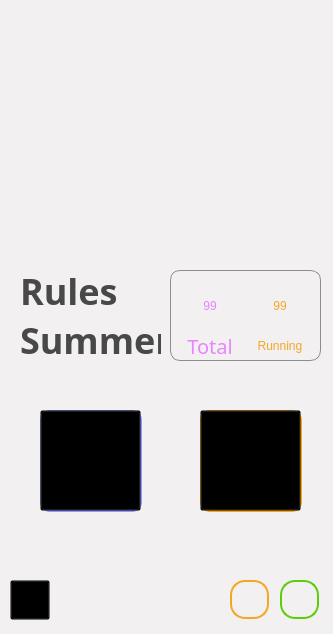
<?xml version="1.0" encoding="UTF-8"?>
<ui version="4.0">
 <class>MainWindow</class>
 <widget class="QMainWindow" name="MainWindow">
  <property name="enabled">
   <bool>true</bool>
  </property>
  <property name="geometry">
   <rect>
    <x>0</x>
    <y>0</y>
    <width>333</width>
    <height>634</height>
   </rect>
  </property>
  <property name="sizePolicy">
   <sizepolicy hsizetype="Fixed" vsizetype="Fixed">
    <horstretch>0</horstretch>
    <verstretch>0</verstretch>
   </sizepolicy>
  </property>
  <property name="palette">
   <palette>
    <active>
     <colorrole role="WindowText">
      <brush brushstyle="SolidPattern">
       <color alpha="255">
        <red>72</red>
        <green>72</green>
        <blue>72</blue>
       </color>
      </brush>
     </colorrole>
     <colorrole role="Text">
      <brush brushstyle="SolidPattern">
       <color alpha="255">
        <red>72</red>
        <green>72</green>
        <blue>72</blue>
       </color>
      </brush>
     </colorrole>
     <colorrole role="ButtonText">
      <brush brushstyle="SolidPattern">
       <color alpha="255">
        <red>72</red>
        <green>72</green>
        <blue>72</blue>
       </color>
      </brush>
     </colorrole>
     <colorrole role="Base">
      <brush brushstyle="SolidPattern">
       <color alpha="255">
        <red>245</red>
        <green>243</green>
        <blue>247</blue>
       </color>
      </brush>
     </colorrole>
     <colorrole role="Window">
      <brush brushstyle="SolidPattern">
       <color alpha="255">
        <red>242</red>
        <green>240</green>
        <blue>241</blue>
       </color>
      </brush>
     </colorrole>
    </active>
    <inactive>
     <colorrole role="WindowText">
      <brush brushstyle="SolidPattern">
       <color alpha="255">
        <red>72</red>
        <green>72</green>
        <blue>72</blue>
       </color>
      </brush>
     </colorrole>
     <colorrole role="Text">
      <brush brushstyle="SolidPattern">
       <color alpha="255">
        <red>72</red>
        <green>72</green>
        <blue>72</blue>
       </color>
      </brush>
     </colorrole>
     <colorrole role="ButtonText">
      <brush brushstyle="SolidPattern">
       <color alpha="255">
        <red>72</red>
        <green>72</green>
        <blue>72</blue>
       </color>
      </brush>
     </colorrole>
     <colorrole role="Base">
      <brush brushstyle="SolidPattern">
       <color alpha="255">
        <red>245</red>
        <green>243</green>
        <blue>247</blue>
       </color>
      </brush>
     </colorrole>
     <colorrole role="Window">
      <brush brushstyle="SolidPattern">
       <color alpha="255">
        <red>242</red>
        <green>240</green>
        <blue>241</blue>
       </color>
      </brush>
     </colorrole>
    </inactive>
    <disabled>
     <colorrole role="WindowText">
      <brush brushstyle="SolidPattern">
       <color alpha="255">
        <red>127</red>
        <green>127</green>
        <blue>127</blue>
       </color>
      </brush>
     </colorrole>
     <colorrole role="Text">
      <brush brushstyle="SolidPattern">
       <color alpha="255">
        <red>127</red>
        <green>127</green>
        <blue>127</blue>
       </color>
      </brush>
     </colorrole>
     <colorrole role="ButtonText">
      <brush brushstyle="SolidPattern">
       <color alpha="255">
        <red>148</red>
        <green>148</green>
        <blue>148</blue>
       </color>
      </brush>
     </colorrole>
     <colorrole role="Base">
      <brush brushstyle="SolidPattern">
       <color alpha="255">
        <red>242</red>
        <green>240</green>
        <blue>241</blue>
       </color>
      </brush>
     </colorrole>
     <colorrole role="Window">
      <brush brushstyle="SolidPattern">
       <color alpha="255">
        <red>242</red>
        <green>240</green>
        <blue>241</blue>
       </color>
      </brush>
     </colorrole>
    </disabled>
   </palette>
  </property>
  <property name="font">
   <font>
    <family>Poppins</family>
    <pointsize>12</pointsize>
    <weight>50</weight>
    <italic>false</italic>
    <bold>false</bold>
   </font>
  </property>
  <property name="mouseTracking">
   <bool>false</bool>
  </property>
  <property name="windowTitle">
   <string>MainWindow</string>
  </property>
  <property name="styleSheet">
   <string notr="true">font: 12pt &quot;Poppins&quot;;
</string>
  </property>
  <property name="tabShape">
   <enum>QTabWidget::Rounded</enum>
  </property>
  <widget class="QWidget" name="centralwidget">
   <widget class="QLabel" name="label">
    <property name="geometry">
     <rect>
      <x>20</x>
      <y>270</y>
      <width>141</width>
      <height>91</height>
     </rect>
    </property>
    <property name="font">
     <font>
      <family>Poppins</family>
      <pointsize>27</pointsize>
      <weight>75</weight>
      <italic>false</italic>
      <bold>true</bold>
     </font>
    </property>
    <property name="styleSheet">
     <string notr="true">font: Bold 27pt &quot;Poppins&quot;;
color : #484848;
</string>
    </property>
    <property name="text">
     <string>Rules Summery</string>
    </property>
    <property name="wordWrap">
     <bool>true</bool>
    </property>
   </widget>
   <widget class="QFrame" name="summeryFrame">
    <property name="geometry">
     <rect>
      <x>170</x>
      <y>270</y>
      <width>151</width>
      <height>91</height>
     </rect>
    </property>
    <property name="autoFillBackground">
     <bool>false</bool>
    </property>
    <property name="styleSheet">
     <string notr="true">QFrame#summeryFrame{
border: 0.5px solid #8D8D8D;
border-radius : 10px;
}</string>
    </property>
    <property name="frameShape">
     <enum>QFrame::StyledPanel</enum>
    </property>
    <property name="frameShadow">
     <enum>QFrame::Raised</enum>
    </property>
    <widget class="QLabel" name="label_3">
     <property name="geometry">
      <rect>
       <x>10</x>
       <y>66</y>
       <width>60</width>
       <height>20</height>
      </rect>
     </property>
     <property name="font">
      <font>
       <family>Poppins</family>
       <pointsize>15</pointsize>
       <weight>50</weight>
       <italic>false</italic>
       <bold>false</bold>
      </font>
     </property>
     <property name="styleSheet">
      <string notr="true">font: 15pt &quot;Poppins&quot;;
color:#EA83FF;</string>
     </property>
     <property name="text">
      <string>Total</string>
     </property>
     <property name="scaledContents">
      <bool>true</bool>
     </property>
     <property name="alignment">
      <set>Qt::AlignCenter</set>
     </property>
    </widget>
    <widget class="QLabel" name="label_4">
     <property name="geometry">
      <rect>
       <x>80</x>
       <y>66</y>
       <width>60</width>
       <height>20</height>
      </rect>
     </property>
     <property name="styleSheet">
      <string notr="true">font: 15pt &quot;Poppins&quot;;
color:#F5A623;</string>
     </property>
     <property name="text">
      <string>Running</string>
     </property>
     <property name="alignment">
      <set>Qt::AlignCenter</set>
     </property>
    </widget>
    <widget class="QLabel" name="label_5">
     <property name="geometry">
      <rect>
       <x>10</x>
       <y>5</y>
       <width>60</width>
       <height>61</height>
      </rect>
     </property>
     <property name="styleSheet">
      <string notr="true">font: Bold 36pt &quot;Poppins&quot;;
color:#EA83FF;</string>
     </property>
     <property name="text">
      <string>99</string>
     </property>
     <property name="scaledContents">
      <bool>true</bool>
     </property>
     <property name="alignment">
      <set>Qt::AlignCenter</set>
     </property>
     <property name="wordWrap">
      <bool>false</bool>
     </property>
    </widget>
    <widget class="QLabel" name="label_6">
     <property name="geometry">
      <rect>
       <x>80</x>
       <y>5</y>
       <width>60</width>
       <height>61</height>
      </rect>
     </property>
     <property name="styleSheet">
      <string notr="true">font: Bold 36pt &quot;Poppins&quot;;
color:#F5A623;</string>
     </property>
     <property name="text">
      <string>99</string>
     </property>
     <property name="alignment">
      <set>Qt::AlignCenter</set>
     </property>
    </widget>
   </widget>
   <widget class="QLabel" name="label_2">
    <property name="geometry">
     <rect>
      <x>40</x>
      <y>0</y>
      <width>251</width>
      <height>251</height>
     </rect>
    </property>
    <property name="text">
     <string/>
    </property>
    <property name="pixmap">
     <pixmap>icons/logo_icon_unedited.jpg</pixmap>
    </property>
    <property name="scaledContents">
     <bool>true</bool>
    </property>
   </widget>
   <widget class="QFrame" name="createFrame">
    <property name="geometry">
     <rect>
      <x>40</x>
      <y>410</y>
      <width>102</width>
      <height>102</height>
     </rect>
    </property>
    <property name="styleSheet">
     <string notr="true">QFrame#createFrame{
border: 2px solid #9795FF;
border-radius : 10px;
transition-duration: 0.3s;
}
QFrame#createFrame:hover{
border: 3px dotted #9795FF;
border-radius : 10px;
transition-duration: 0.3s;
}</string>
    </property>
    <property name="frameShape">
     <enum>QFrame::StyledPanel</enum>
    </property>
    <property name="frameShadow">
     <enum>QFrame::Raised</enum>
    </property>
    <widget class="QLabel" name="label_7">
     <property name="geometry">
      <rect>
       <x>30</x>
       <y>10</y>
       <width>45</width>
       <height>45</height>
      </rect>
     </property>
     <property name="text">
      <string/>
     </property>
     <property name="pixmap">
      <pixmap>icons/create.png</pixmap>
     </property>
     <property name="scaledContents">
      <bool>true</bool>
     </property>
     <property name="alignment">
      <set>Qt::AlignCenter</set>
     </property>
     <property name="wordWrap">
      <bool>false</bool>
     </property>
     <property name="margin">
      <number>0</number>
     </property>
    </widget>
    <widget class="QLabel" name="label_8">
     <property name="geometry">
      <rect>
       <x>20</x>
       <y>70</y>
       <width>60</width>
       <height>16</height>
      </rect>
     </property>
     <property name="text">
      <string>Create</string>
     </property>
     <property name="alignment">
      <set>Qt::AlignCenter</set>
     </property>
    </widget>
    <widget class="QPushButton" name="createButton">
     <property name="geometry">
      <rect>
       <x>0</x>
       <y>0</y>
       <width>101</width>
       <height>101</height>
      </rect>
     </property>
     <property name="autoFillBackground">
      <bool>false</bool>
     </property>
     <property name="styleSheet">
      <string notr="true">background-color:transparent;</string>
     </property>
     <property name="text">
      <string/>
     </property>
    </widget>
   </widget>
   <widget class="QFrame" name="editFrame">
    <property name="geometry">
     <rect>
      <x>200</x>
      <y>410</y>
      <width>102</width>
      <height>102</height>
     </rect>
    </property>
    <property name="styleSheet">
     <string notr="true">QFrame#editFrame{
border: 2px solid #F5A623;
border-radius : 10px;
transition-duration: 0.3s;
}
QFrame#editFrame:hover{
border: 3px dotted #F5A623;
border-radius : 10px;
transition-duration: 0.3s;
}</string>
    </property>
    <property name="frameShape">
     <enum>QFrame::StyledPanel</enum>
    </property>
    <property name="frameShadow">
     <enum>QFrame::Raised</enum>
    </property>
    <widget class="QLabel" name="label_9">
     <property name="geometry">
      <rect>
       <x>30</x>
       <y>10</y>
       <width>45</width>
       <height>45</height>
      </rect>
     </property>
     <property name="text">
      <string/>
     </property>
     <property name="pixmap">
      <pixmap>icons/edit.png</pixmap>
     </property>
     <property name="scaledContents">
      <bool>true</bool>
     </property>
     <property name="alignment">
      <set>Qt::AlignCenter</set>
     </property>
     <property name="wordWrap">
      <bool>false</bool>
     </property>
     <property name="margin">
      <number>0</number>
     </property>
    </widget>
    <widget class="QLabel" name="label_10">
     <property name="geometry">
      <rect>
       <x>20</x>
       <y>70</y>
       <width>60</width>
       <height>16</height>
      </rect>
     </property>
     <property name="text">
      <string>Edit</string>
     </property>
     <property name="alignment">
      <set>Qt::AlignCenter</set>
     </property>
    </widget>
    <widget class="QPushButton" name="editButton">
     <property name="geometry">
      <rect>
       <x>0</x>
       <y>0</y>
       <width>101</width>
       <height>101</height>
      </rect>
     </property>
     <property name="styleSheet">
      <string notr="true">background-color:transparent;</string>
     </property>
     <property name="text">
      <string/>
     </property>
    </widget>
   </widget>
   <widget class="QPushButton" name="pauseServiceButton">
    <property name="geometry">
     <rect>
      <x>230</x>
      <y>580</y>
      <width>39</width>
      <height>39</height>
     </rect>
    </property>
    <property name="styleSheet">
     <string notr="true">
QPushButton#pauseServiceButton{
background-color:transparent;
border: 2px solid #F5A623;
border-radius : 15px;
}
QPushButton#pauseServiceButton:hover{
background-color:transparent;
border: 2px dotted #F5A623;
border-radius : 15px;
}</string>
    </property>
    <property name="text">
     <string/>
    </property>
    <property name="icon">
     <iconset>
      <normaloff>icons/pause.png</normaloff>icons/pause.png</iconset>
    </property>
    <property name="iconSize">
     <size>
      <width>27</width>
      <height>27</height>
     </size>
    </property>
   </widget>
   <widget class="QPushButton" name="startServiceButton">
    <property name="enabled">
     <bool>true</bool>
    </property>
    <property name="geometry">
     <rect>
      <x>280</x>
      <y>580</y>
      <width>39</width>
      <height>39</height>
     </rect>
    </property>
    <property name="styleSheet">
     <string notr="true">QPushButton#startServiceButton{
background-color:transparent;
border: 2px solid #5DCC0B;
border-radius : 15px;
}
QPushButton#startServiceButton:hover{
background-color:transparent;
border: 2px dotted #5DCC0B;
border-radius : 15px;
}</string>
    </property>
    <property name="text">
     <string/>
    </property>
    <property name="icon">
     <iconset>
      <normaloff>icons/play.png</normaloff>icons/play.png</iconset>
    </property>
    <property name="iconSize">
     <size>
      <width>27</width>
      <height>27</height>
     </size>
    </property>
   </widget>
   <widget class="QPushButton" name="stopAppButton">
    <property name="geometry">
     <rect>
      <x>10</x>
      <y>580</y>
      <width>40</width>
      <height>40</height>
     </rect>
    </property>
    <property name="styleSheet">
     <string notr="true">QPushButton#stopAppButton{
background-color:transparent;
}
QPushButton#stopAppButton:hover{
background-color:transparent;
border: 2px dotted #F5A623;
border-radius : 20px;
}</string>
    </property>
    <property name="text">
     <string/>
    </property>
    <property name="icon">
     <iconset>
      <normaloff>icons/cancel.png</normaloff>icons/cancel.png</iconset>
    </property>
    <property name="iconSize">
     <size>
      <width>39</width>
      <height>39</height>
     </size>
    </property>
   </widget>
  </widget>
 </widget>
 <resources/>
 <connections/>
</ui>
